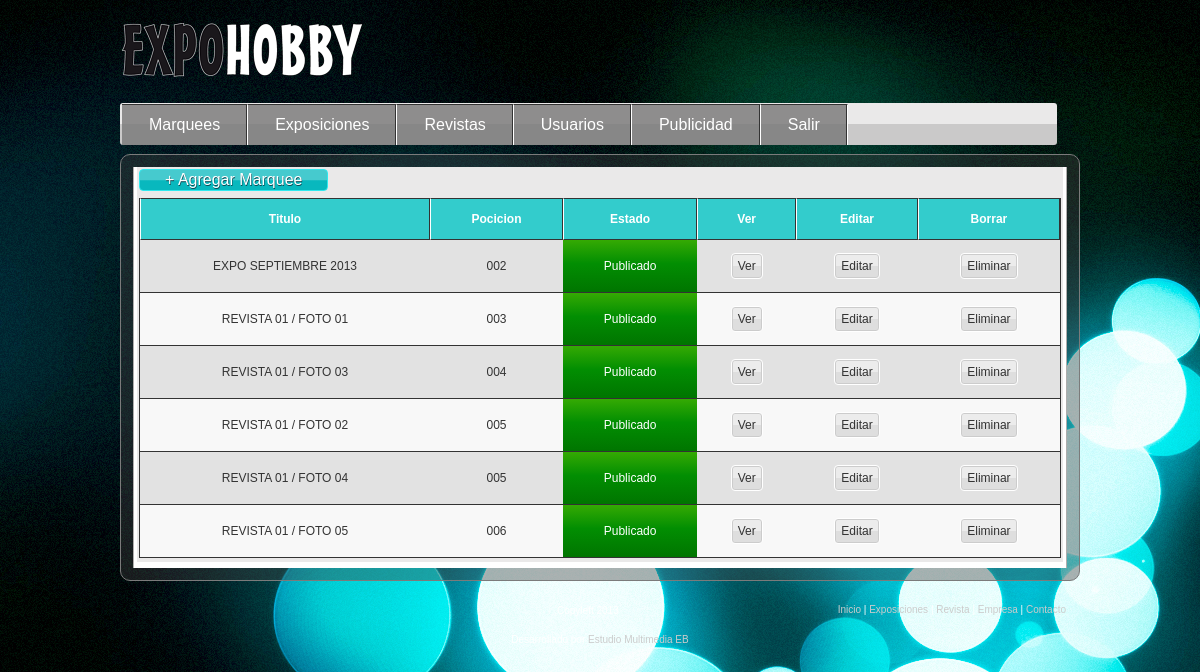
Page /listado_marquees.php (signed in) on the committed database.
### tables this page shows
CREATE TABLE IF NOT EXISTS `marquee` (
  `id` smallint(3) unsigned zerofill NOT NULL AUTO_INCREMENT,
  `title` varchar(60) DEFAULT NULL,
  `small_image` varchar(150) DEFAULT NULL,
  `big_image` varchar(150) DEFAULT NULL,
  `queue` smallint(3) unsigned zerofill DEFAULT NULL,
  `description` mediumtext,
  `status` varchar(15) DEFAULT NULL,
  `type_marquee` varchar(15) DEFAULT NULL,
  PRIMARY KEY (`id`)
);

### class/Marquee.php (the view, shortened to what this page needs)
<?php
class Marquee
{
	public function getMarquees()
	{
		$mysqli = DataBase::connex();
		$query = '
			SELECT * FROM
				marquee
			ORDER BY
				queue
		';
		$result = $mysqli->query($query);
		if($result->num_rows > 0){
			while ($row = $result->fetch_assoc())
			{
				$marquee['id'] = $row['id'];
				$marquee['title'] = $row['title'];
				$marquee['small_image'] = $row['small_image'];
				$marquee['big_image'] = $row['big_image'];
				$marquee['queue'] = $row['queue'];
				$marquee['description'] = $row['description'];
				$marquee['type_marquee'] = $row['type_marquee'];
				$marquee['status'] = $row['status'];
				$marquees[] = $marquee;
			}
			$rows = $this->format_list_marquee($marquees);
	    return $rows;
		}else{
			return false;
		}
	}
	private function format_list_marquee($list){
		$rows = '';
		foreach ($list as $marquee) {
			$rows .= '<tr>';
				$rows .= '<td>'.$marquee['title'].'</td>';
				$rows .= '<td>'.$marquee['queue'].'</td>';
				if($marquee['status']=="Publicado"){
						$rows .= '<td class="statusB">'.$marquee['status'].'</td>';
				}else{
					$rows .= '<td class="statusM">'.$marquee['status'].'</td>';
				}
				$rows .= '<td>';
					$rows .= '<form id="marquee_ver" action="ver_marquee.php" method="POST">';
						$rows .= '<input type="hidden" name="id" value="'.$marquee['id'].'"/>';
						$rows .= '<input id="btn_marquee_ver" class="btn-classic" type="submit" value="Ver" name="btn_marquee_ver" />';
					$rows .= '</form>';
				$rows .= '</td>';
				$rows .= '<td>';
					$rows .= '<form id="marquee_editar" action="editar_marquee.php" method="POST">';
						$rows .= '<input type="hidden" name="id" value="'.$marquee['id'].'"/>';
						$rows .= '<input id="btn_marquee_editar" class="btn-classic" type="submit" value="Editar" name="btn_marquee_editar" />';
					$rows .= '</form>';
				$rows .= '</td>';
				$rows .= '<td>';
				$rows .= '<a href="#modal_confirmation_'.$marquee['id'].'" class="btn-classic eliminar_marquee">Eliminar</a>';
					$rows .= '<div id="modal_confirmation_'.$marquee['id'].'" class="zoom-anim-dialog mfp-hide modal_confirmation">';
						$rows .= '<h3>Eliminar Marquee</h3>';
						$rows .= '<p>Estas seguro que deceas elimiar este Marquee?</p>';
						$rows .= '<form id="marquee_eliminar" action="controllers.php" method="POST">';
							$rows .= '<input type="hidden" name="id" value="'.$marquee['id'].'"/>';
							$rows .= '<input id="btn_cancelar" class="btn-classic" type="button" value="Cancelar" name="btn_cancelar" />';
							$rows .= '<input id="btn_marquee_eliminar" class="btn-classic" type="submit" value="Eliminar" name="btn_marquee_eliminar" />';
						$rows .= '</form>';
					$rows .= '</div>';
				$rows .= '</td>';
			$rows .= '</tr>';
		}
		return $rows;
	}
}
?>

### css/estilo.css (style rules this page uses)
body { width:960px; margin:15px auto; font-family: Arial, "MS Trebuchet", sans-serif; color:#333; background:url(../imagenes/blue_blue_puff.jpg) no-repeat scroll 0 0 #000; }
a { text-decoration:none; }
.btn-classic { background: #ececec; background: -moz-linear-gradient(top, #ececec 50%, #dedede 51%, #dedede 100%); background: -webkit-gradient(linear, left top, left bottom, color-stop(50%,#ececec), color-stop(51%,#dedede), color-stop(100%,#dedede)); background: -webkit-linear-gradient(top, #ececec 50%,#dedede 51%,#dedede 100%); background: -o-linear-gradient(top, #ececec 50%,#dedede 51%,#dedede 100%); background: -ms-linear-gradient(top, #ececec 50%,#dedede 51%,#dedede 100%); background: linear-gradient(to bottom, #ececec 50%,#dedede 51%,#dedede 100%); filter: progid:DXImageTransform.Microsoft.gradient( startColorstr='#ececec', endColorstr='#dedede',GradientType=0 ); -moz-box-shadow: 0px 0px 0px 1px #CCC; -webkit-box-shadow: 0px 0px 0px 1px #CCC; box-shadow: inset 0px 0px 0px 1px #CCC; -webkit-border-radius: 4px; -moz-border-radius: 4px; border-radius: 4px; border:#FFF solid thin; color:#333; padding: 5px 6px; text-decoration:none; font-weight:400; margin:2px 0px 2px 16px; font-size: 12px !important; display:inline-block; position:relative; }
.tb tr:nth-child(2n+1) { background:#F8F8F8; }
.tb tr:nth-child(2n+0) { background:#E2E2E2; }
.statusB { background: #35aa03; background: -moz-linear-gradient(top, #35aa03 0%, #028e02 45%, #007500 100%); background: -webkit-gradient(linear, left top, left bottom, color-stop(0%,#35aa03), color-stop(45%,#028e02), color-stop(100%,#007500)); background: -webkit-linear-gradient(top, #35aa03 0%,#028e02 45%,#007500 100%); background: -o-linear-gradient(top, #35aa03 0%,#028e02 45%,#007500 100%); background: -ms-linear-gradient(top, #35aa03 0%,#028e02 45%,#007500 100%); background: linear-gradient(to bottom, #35aa03 0%,#028e02 45%,#007500 100%); filter: progid:DXImageTransform.Microsoft.gradient( startColorstr='#35aa03', endColorstr='#007500',GradientType=0 ); color:#FFF; }
.tb tr { -webkit-transition-property: all; -webkit-transition-duration: 1s; -webkit-transition-timing-function: ease; -webkit-transition-delay: 0.2s; -o-transition-property: all; -o-transition-duration: 1s; -o-transition-timing-function: ease; -o-transition-delay: 0.2s; transition-property: all; transition-duration: 1s; transition-timing-function: ease; transition-delay: 0.2s; }
.tb td { border:none; padding:13px; text-align:center; border-bottom:#333 solid thin; margin:0px !important; }
td .btn-classic { margin:0px !important; }

### rows in the picture
marquee: title "EXPO SEPTIEMBRE 2013", queue "002", status "Publicado"
marquee: title "REVISTA 01 / FOTO 01", queue "003", status "Publicado"
marquee: title "REVISTA 01 / FOTO 03", queue "004", status "Publicado"
marquee: title "REVISTA 01 / FOTO 02", queue "005", status "Publicado"
marquee: title "REVISTA 01 / FOTO 04", queue "005", status "Publicado"
marquee: title "REVISTA 01 / FOTO 05", queue "006", status "Publicado"
